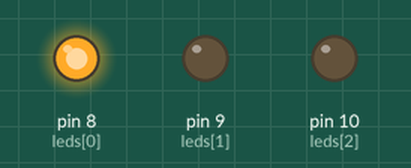
Simulated run of this sketch. Board: Arduino Uno, built with avr-gcc and run on an emulated ATmega328P. Shown: output pins drawn as LEDs (lit = HIGH).

Above: at 0.15 s.
At 1.35 s:
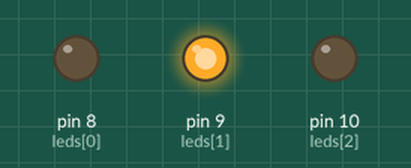
At 2.55 s:
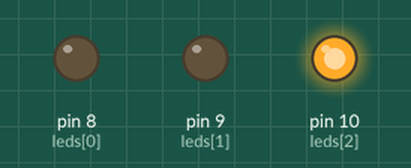
Timing chart, 0 to 3.0 s (numbered marks = the images above):
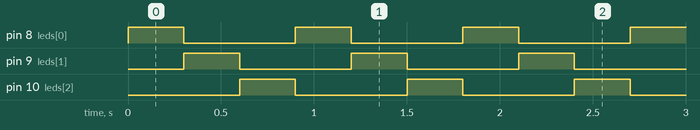

The sketch:

task_1_4.ino
```cpp
int leds[] = {8, 9, 10};

void setup() {
  for (int i = 0; i < 3; i++) {
    pinMode(leds[i], OUTPUT);
  }
}

void loop() {
  for (int i = 0; i < 3; i++) {
    digitalWrite(leds[i], HIGH);
    delay(300);
    digitalWrite(leds[i], LOW);
  }
}
```

Measured:
- by itself, pin 8 (leds[0]), pin 9 (leds[1]), pin 10 (leds[2]): alternates HIGH for 0.30 s and LOW for 0.60 s
- by itself, everything shown: repeats every 0.90 s, in 4 steps
